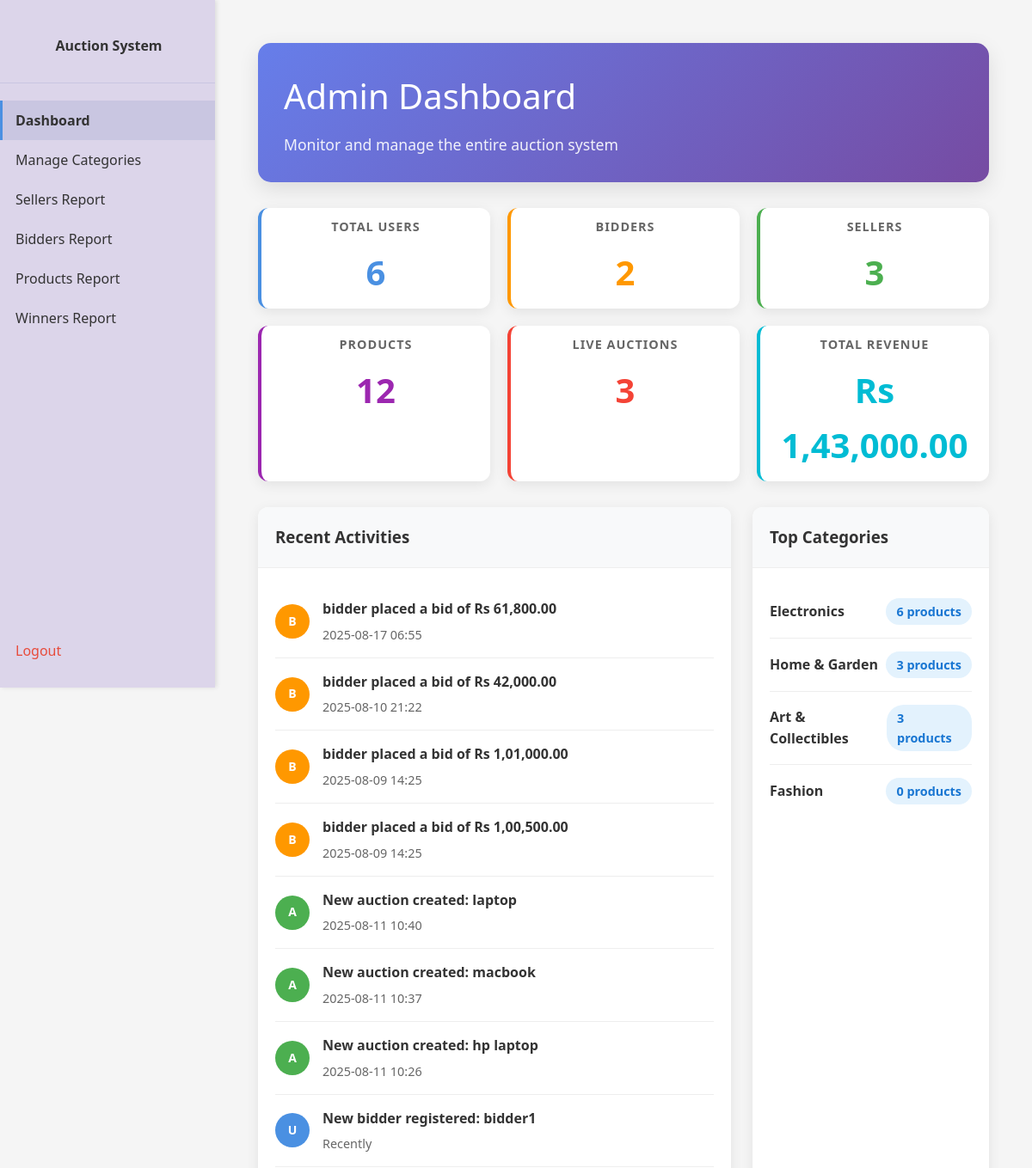
The app's page /admin/dashboard (signed in, upper part), older data.
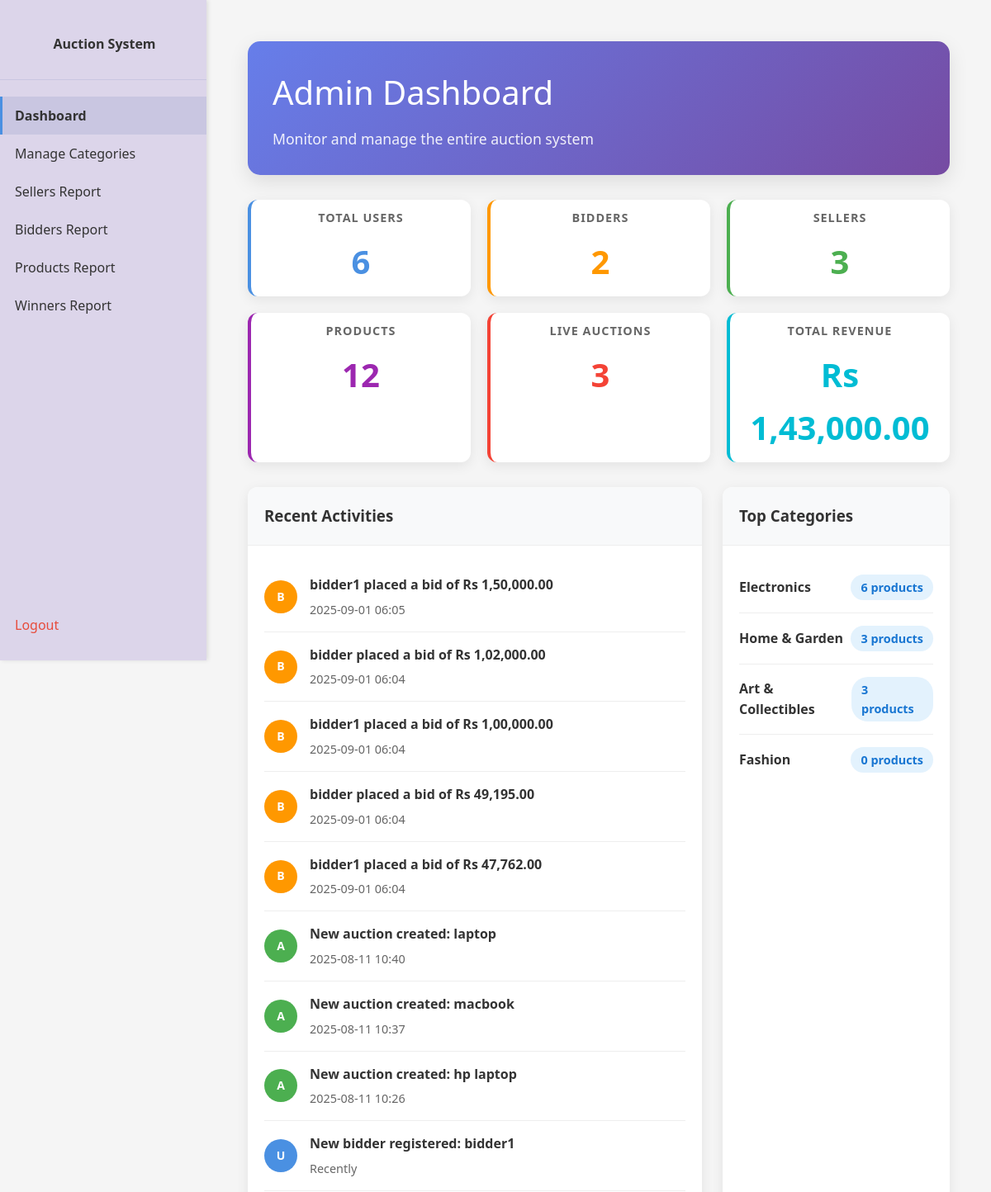
The same page, newer data.
### app/models.py (models this page shows, shortened)
class Bid(db.Model):
    __tablename__ = 'bids'
    id = db.Column(db.Integer, primary_key=True)
    auction_id = db.Column(db.Integer, db.ForeignKey('auctions.id'), nullable=False)
    bidder_id = db.Column(db.Integer, db.ForeignKey('users.id'), nullable=False)
    bid_amount = db.Column(db.Float, nullable=False)
    bid_time = db.Column(db.DateTime, default=datetime.now)

class User(db.Model):
    __tablename__ = 'users'
    id = db.Column(db.Integer, primary_key=True)
    username = db.Column(db.String(80), unique=True, nullable=False)
    email = db.Column(db.String(120), unique=True, nullable=False)
    password_hash = db.Column(db.String(256), nullable=False)
    role = db.Column(db.String(20), nullable=False)  # 'bidder' or 'seller'
    status = db.Column(db.String(20), nullable=False, default='pending')  # 'pending', 'accepted', 'rejected'
    created_at = db.Column(db.DateTime, default=datetime.now)
    products = db.relationship('Product', backref='seller', lazy=True)
    bids = db.relationship('Bid', backref='bidder', lazy=True)
    won_auctions = db.relationship('AuctionResult', backref='winner', lazy=True)
    search_history = db.relationship('SearchHistory', backref='user', lazy=True)

class Auction(db.Model):
    __tablename__ = 'auctions'
    id = db.Column(db.Integer, primary_key=True)
    product_id = db.Column(db.Integer, db.ForeignKey('products.id'), nullable=False)
    start_date = db.Column(db.DateTime, nullable=False)
    end_date = db.Column(db.DateTime, nullable=False)
    type = db.Column(db.String(20), nullable=False, default='auction')  # auction, buy_now, etc.
    created_at = db.Column(db.DateTime, default=datetime.utcnow)
    bids = db.relationship('Bid', backref='auction', lazy=True)
    result = db.relationship('AuctionResult', backref='auction', uselist=False, lazy=True)
    @property
    def status(self):
        now = datetime.now()  # Use local time instead of UTC
        if now < self.start_date:
            return 'upcoming'
        elif now >= self.start_date and now < self.end_date:
            return 'live'
        else:
            return 'ended'

class Product(db.Model):
    __tablename__ = 'products'
    id = db.Column(db.Integer, primary_key=True)
    name = db.Column(db.String(200), nullable=False)
    starting_bid = db.Column(db.Float, nullable=False)
    reserve_price = db.Column(db.Float, nullable=True)
    description = db.Column(db.Text, nullable=True)
    keywords = db.Column(db.String(255), nullable=True)
    minimum_interval = db.Column(db.Float, nullable=False, default=1.0)  # Minimum bid increment
    category_id = db.Column(db.Integer, db.ForeignKey('categories.id'), nullable=False)
    subcategory_id = db.Column(db.Integer, db.ForeignKey('subcategories.id'), nullable=False)
    seller_id = db.Column(db.Integer, db.ForeignKey('users.id'), nullable=False)
    image_url = db.Column(db.String(255), nullable=True)  # Store the path to the uploaded image
    created_at = db.Column(db.DateTime, default=datetime.now)
    auctions = db.relationship('Auction', backref='product', lazy=True)

class Category(db.Model):
    __tablename__ = 'categories'
    id = db.Column(db.Integer, primary_key=True)
    name = db.Column(db.String(100), nullable=False, unique=True)
    subcategories = db.relationship('Subcategory', backref='category', lazy=True)
    products = db.relationship('Product', backref='category', lazy=True)

### app/admin.py (the view)
@admin.route('/admin/dashboard')
@login_required
@role_required('admin')
def admin_dashboard():
    total_users = User.query.count()
    total_bidders = User.query.filter_by(role='bidder').count()
    total_sellers = User.query.filter_by(role='seller').count()
    total_products = Product.query.count()
    total_categories = Category.query.count()
    total_subcategories = Subcategory.query.count()
    all_auctions = Auction.query.all()
    live_auctions = [a for a in all_auctions if a.status == 'live']
    upcoming_auctions = [a for a in all_auctions if a.status == 'upcoming']
    ended_auctions = [a for a in all_auctions if a.status == 'ended']
    total_bids = Bid.query.count()
    total_revenue = 0
    for auction in ended_auctions:
        if auction.bids:
            highest_bid = max(auction.bids, key=lambda x: x.bid_amount)
            total_revenue += highest_bid.bid_amount
    recent_users = User.query.order_by(User.id.desc()).limit(5).all()
    recent_auctions = Auction.query.order_by(Auction.created_at.desc()).limit(5).all()
    recent_bids = Bid.query.order_by(Bid.bid_time.desc()).limit(10).all()
    category_stats = []
    for category in Category.query.all():
        category_products = Product.query.filter_by(category_id=category.id).count()
        category_stats.append({
            'name': category.name,
            'products': category_products
        })
    category_stats.sort(key=lambda x: x['products'], reverse=True)
    top_categories = category_stats[:5]
    return render_template('admin_dashboard.html',
                         total_users=total_users,
                         total_bidders=total_bidders,
                         total_sellers=total_sellers,
                         total_products=total_products,
                         total_categories=total_categories,
                         total_subcategories=total_subcategories,
                         live_auctions=len(live_auctions),
                         upcoming_auctions=len(upcoming_auctions),
                         ended_auctions=len(ended_auctions),
                         total_bids=total_bids,
                         total_revenue=total_revenue,
                         recent_users=recent_users,
                         recent_auctions=recent_auctions,
                         recent_bids=recent_bids,
                         top_categories=top_categories,
                         format_indian_currency=format_indian_currency)

### app/utils.py (called while the page is built)
def format_indian_currency(amount):
    if amount is None:
        return "Rs 0.00"
    amount_str = f"{amount:.2f}"
    parts = amount_str.split('.')
    integer_part = parts[0]
    decimal_part = parts[1]
    if len(integer_part) <= 3:
        formatted_integer = integer_part
    else:
        last_three = integer_part[-3:]
        remaining = integer_part[:-3]
        formatted_remaining = ""
        for i in range(len(remaining)):
            if i > 0 and i % 2 == 0:
                formatted_remaining = "," + formatted_remaining
            formatted_remaining = remaining[-(i+1)] + formatted_remaining
        formatted_integer = formatted_remaining + "," + last_three
    return f"Rs {formatted_integer}.{decimal_part}"

def login_required(f):
    @wraps(f)
    def decorated_function(*args, **kwargs):
        if 'user_id' not in session:
            return redirect(url_for('main.home'))
        return f(*args, **kwargs)
    return decorated_function

### app/templates/admin_dashboard.html (shortened to what the changed rows need)
<!DOCTYPE html>
<html>
<head>
    <link rel="stylesheet" href="{{ url_for('static', filename='style.css') }}">
</head>
<body>
    <div class="content">
        <div class="dashboard-container">
            <div class="welcome-section">
                <h1>Admin Dashboard</h1>
            </div>
            <div class="dashboard-sections">
                <div class="main-section">
                    <div class="section-content">
                        {% if recent_bids or recent_auctions or recent_users %}
                            {% for bid in recent_bids[:5] %}
                            <div class="activity-item">
                                <div class="activity-icon bid">B</div>
                                <div class="activity-details">
                                    <div class="activity-title">{{ bid.bidder.username }} placed a bid of {{ format_indian_currency(bid.bid_amount) }}</div>
                                    <div class="activity-time">{{ bid.bid_time.strftime('%Y-%m-%d %H:%M') }}</div>
                                </div>
                            </div>
                            {% endfor %}
                            {% for auction in recent_auctions[:3] %}
                            <div class="activity-item">
                                <div class="activity-icon auction">A</div>
                                <div class="activity-details">
                                    <div class="activity-title">New auction created: {{ auction.product.name }}</div>
                                    <div class="activity-time">{{ auction.created_at.strftime('%Y-%m-%d %H:%M') }}</div>
                                </div>
                            </div>
                            {% endfor %}
                            {% for user in recent_users[:2] %}
                            <div class="activity-item">
                                <div class="activity-icon user">U</div>
                                <div class="activity-details">
                                    <div class="activity-title">New {{ user.role }} registered: {{ user.username }}</div>
                                    <div class="activity-time">Recently</div>
                                </div>
                            </div>
                            {% endfor %}
                        {% else %}
                            <div class="empty-state">
                                <h3>No Recent Activities</h3>
                                <p>No recent activities to display.</p>
                            </div>
                        {% endif %}
                    </div>
                </div>
                <div class="main-section">
                    <div class="section-content">
                        {% if top_categories %}
                            {% for category in top_categories %}
                            <div class="category-item">
                                <span class="category-name">{{ category.name }}</span>
                                <span class="category-count">{{ category.products }} products</span>
                            </div>
                            {% endfor %}
                        {% else %}
                            <div class="empty-state">
                                <h3>No Categories</h3>
                                <p>No categories found.</p>
                            </div>
                        {% endif %}
                    </div>
                </div>
            </div>
        </div>
    </div>
</body>
</html>

Row changes from the older to the newer data that the page shows:
no longer on this page (row unchanged): Bid: bidder.username "bidder", bid_amount "Rs 61,800.00", bid_time "2025-08-17 06:55"
no longer on this page (row unchanged): Bid: bidder.username "bidder", bid_amount "Rs 42,000.00", bid_time "2025-08-10 21:22"
no longer on this page (row unchanged): Bid: bidder.username "bidder", bid_amount "Rs 1,01,000.00", bid_time "2025-08-09 14:25"
no longer on this page (row unchanged): Bid: bidder.username "bidder", bid_amount "Rs 1,00,500.00", bid_time "2025-08-09 14:25"
added Bid: bidder.username "bidder1", bid_amount "Rs 1,50,000.00", bid_time "2025-09-01 06:05"
added Bid: bidder.username "bidder", bid_amount "Rs 1,02,000.00", bid_time "2025-09-01 06:04"
added Bid: bidder.username "bidder1", bid_amount "Rs 1,00,000.00", bid_time "2025-09-01 06:04"
added Bid: bidder.username "bidder", bid_amount "Rs 49,195.00", bid_time "2025-09-01 06:04"
added Bid: bidder.username "bidder1", bid_amount "Rs 47,762.00", bid_time "2025-09-01 06:04"
